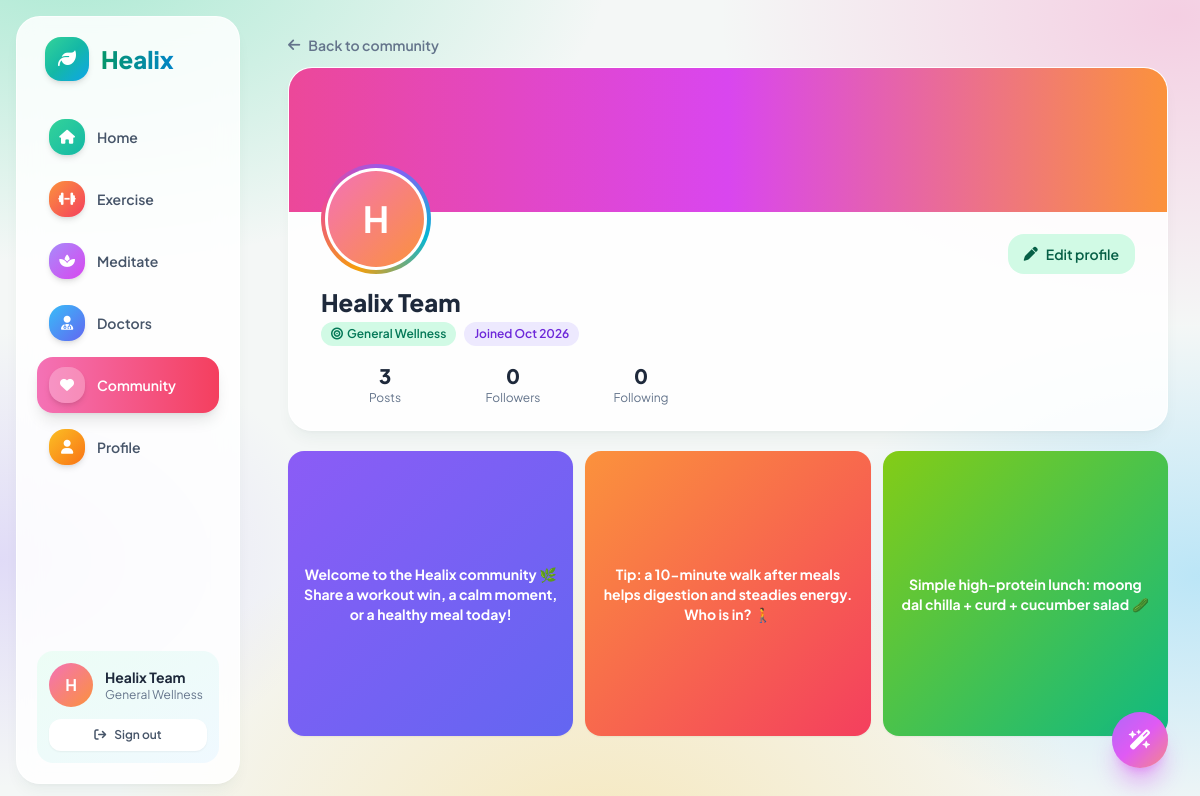
The page /member.php (signed in) on the database its author committed.
### tables this page shows
CREATE TABLE IF NOT EXISTS users (
  id INT UNSIGNED AUTO_INCREMENT PRIMARY KEY,
  name VARCHAR(100) NOT NULL,
  email VARCHAR(150) NOT NULL UNIQUE,
  password_hash VARCHAR(255) NOT NULL,
  height_cm SMALLINT UNSIGNED NULL,
  weight_kg DECIMAL(5,1) NULL,
  target_weight_kg DECIMAL(5,1) NULL,
  age TINYINT UNSIGNED NULL,
  primary_goal VARCHAR(60) NOT NULL DEFAULT 'General Wellness',
  tier_id ENUM('Free','Silver','Gold','Platinum') NOT NULL DEFAULT 'Free',
  gender ENUM('Male','Female','Other') NULL,
  activity_level VARCHAR(20) NOT NULL DEFAULT 'Moderate',
  city VARCHAR(80) NULL,
  bio VARCHAR(200) NULL,
  blood_group VARCHAR(5) NULL,
  medical_notes VARCHAR(300) NULL,
  step_goal INT UNSIGNED NOT NULL DEFAULT 10000,
  water_goal_ml INT UNSIGNED NOT NULL DEFAULT 2500,
  sub_expiry DATE NULL,
  created_at TIMESTAMP NOT NULL DEFAULT CURRENT_TIMESTAMP
);

CREATE TABLE IF NOT EXISTS posts (
  id INT UNSIGNED AUTO_INCREMENT PRIMARY KEY,
  user_id INT UNSIGNED NOT NULL,
  content VARCHAR(600) NOT NULL,
  post_type ENUM('Workout','MentalHealth','Nutrition','Yoga','Progress') NOT NULL DEFAULT 'Workout',
  image_path VARCHAR(255) NULL,
  likes_count INT UNSIGNED NOT NULL DEFAULT 0,
  created_at DATETIME NOT NULL,
  KEY idx_posts_time (created_at),
  CONSTRAINT fk_post_user FOREIGN KEY (user_id) REFERENCES users(id) ON DELETE CASCADE
);

### member.php (the view, shortened to what this page needs)
<?php
$pageTitle = 'Member'; $active = 'explore';
require __DIR__ . '/header.php';
$uid = (int)$user['id']; $pdo = db(); $mid = (int)($_GET['id'] ?? $uid);
$st = $pdo->prepare('SELECT id, name, primary_goal, bio, city, created_at FROM users WHERE id = ?'); $st->execute([$mid]); $m = $st->fetch();
$cnt = function (string $sql) use ($pdo, $mid) { $s = $pdo->prepare($sql); $s->execute([$mid]); return (int)$s->fetchColumn(); };
$nPosts = $cnt('SELECT COUNT(*) FROM posts WHERE user_id = ?'); $nFollowers = $cnt('SELECT COUNT(*) FROM follows WHERE following_id = ?'); $nFollowing = $cnt('SELECT COUNT(*) FROM follows WHERE follower_id = ?');
$st = $pdo->prepare('SELECT 1 FROM follows WHERE follower_id = ? AND following_id = ?'); $st->execute([$uid, $mid]); $isF = (bool)$st->fetchColumn();
$st = $pdo->prepare('SELECT p.id, p.content, p.post_type, p.image_path, p.likes_count, (SELECT COUNT(*) FROM comments c WHERE c.post_id = p.id) AS cm FROM posts p WHERE p.user_id = ? ORDER BY p.created_at DESC LIMIT 36');
$st->execute([$mid]); $grid = $st->fetchAll();
$g = ['Workout' => 'from-orange-400 to-rose-500', 'MentalHealth' => 'from-violet-500 to-indigo-500', 'Nutrition' => 'from-lime-500 to-emerald-500', 'Yoga' => 'from-fuchsia-500 to-purple-600', 'Progress' => 'from-sky-500 to-cyan-400'];
?>
<div class="mx-auto max-w-4xl">
  <a href="explore.php" class="mb-3 inline-flex items-center gap-2 text-sm font-semibold text-slate-500 hover:text-slate-800"><i class="fa-solid fa-arrow-left"></i> Back to community</a>
  <section class="glass overflow-hidden p-0">
    <div class="h-28 bg-gradient-to-r from-pink-500 via-fuchsia-500 to-orange-400 sm:h-36"></div>
    <div class="px-5 pb-6 sm:px-8">
      <div class="-mt-12 flex flex-wrap items-end justify-between gap-3">
        <span class="story-ring rounded-full p-[4px]"><span class="block rounded-full bg-white p-[3px]"><?= avatar($m['name'], (int)$m['id'], 'h-24 w-24', 'text-4xl') ?></span></span>
        <?php if ($mid === $uid): ?><a href="profile.php" class="hx-btn hx-soft"><i class="fa-solid fa-pen"></i> Edit profile</a>
        <?php else: ?><button id="fBtn" class="hx-btn <?= $isF ? 'hx-soft' : 'hx-coral' ?>" onclick="toggleFollow()"><?= $isF ? 'Following' : 'Follow' ?></button><?php endif; ?>
      </div>
      <h1 class="mt-3 text-2xl font-extrabold text-slate-800"><?= e($m['name']) ?></h1>
      <div class="mt-1 flex flex-wrap gap-2 text-xs font-semibold text-slate-500"><span class="rounded-full bg-emerald-100 px-2.5 py-1 text-emerald-700"><i class="fa-solid fa-bullseye mr-1"></i><?= e($m['primary_goal']) ?></span>
        <span class="rounded-full bg-violet-100 px-2.5 py-1 text-violet-700">Joined <?= date('M Y', strtotime($m['created_at'])) ?></span></div>
      <div class="mt-4 grid max-w-sm grid-cols-3 text-center"><div><p class="text-xl font-extrabold text-slate-800"><?= $nPosts ?></p><p class="text-xs text-slate-500">Posts</p></div>
        <div><p id="nFol" class="text-xl font-extrabold text-slate-800"><?= $nFollowers ?></p><p class="text-xs text-slate-500">Followers</p></div><div><p class="text-xl font-extrabold text-slate-800"><?= $nFollowing ?></p><p class="text-xs text-slate-500">Following</p></div></div>
    </div>
  </section>
  <div class="mt-5 grid grid-cols-3 gap-1.5 sm:gap-3">
    <?php foreach ($grid as $p): ?>
      <div class="group relative aspect-square overflow-hidden rounded-2xl shadow-sm">
        <?php if ($p['image_path']): ?><img src="<?= e($p['image_path']) ?>" alt="" class="h-full w-full object-cover" loading="lazy">
        <?php else: ?><div class="grid h-full w-full place-items-center bg-gradient-to-br <?= $g[$p['post_type']] ?? $g['Workout'] ?> p-2 text-center text-[11px] font-bold leading-tight text-white sm:p-4 sm:text-sm"><span class="line-clamp-5"><?= e($p['content']) ?></span></div><?php endif; ?>
      </div>
    <?php endforeach; ?>
  </div>
</div>
<?php include __DIR__ . '/footer.php'; ?>

### header.php (shortened to what this page needs)
<?php
require_once __DIR__ . '/config.php';
$user = require_login();
$active = $active ?? '';
include __DIR__ . '/head.php';
$nav = [
    ['index.php', 'Home', 'fa-house', 'home', 'from-emerald-400 to-teal-500'],
    ['exercise.php', 'Exercise', 'fa-dumbbell', 'exercise', 'from-orange-400 to-rose-500'],
    ['meditation.php', 'Meditate', 'fa-spa', 'meditation', 'from-violet-400 to-fuchsia-500'],
    ['consultation.php', 'Doctors', 'fa-user-doctor', 'consultation', 'from-sky-400 to-indigo-500'],
    ['explore.php', 'Community', 'fa-heart', 'explore', 'from-pink-400 to-rose-500'],
    ['profile.php', 'Profile', 'fa-user', 'profile', 'from-amber-400 to-orange-500'],
];
?>
<body class="font-sans text-slate-700 min-h-screen">
<aside class="hidden lg:flex fixed inset-y-0 left-0 w-64 p-4 z-30">
  <div class="glass flex h-full w-full flex-col p-5">
    <a href="index.php" class="flex items-center gap-3 px-2">
      <span class="tile h-11 w-11 bg-gradient-to-br from-emerald-400 via-teal-500 to-sky-500 text-lg"><i class="fa-solid fa-leaf"></i></span>
      <span class="bg-gradient-to-r from-emerald-600 to-sky-600 bg-clip-text text-2xl font-extrabold text-transparent">Healix</span>
    </a>
    <nav class="mt-7 flex-1 space-y-1.5">
      <?php foreach ($nav as $n): $on = $active === $n[3]; ?>
        <a href="<?= $n[0] ?>" class="flex items-center gap-3 rounded-2xl px-3 py-2.5 text-sm font-semibold transition <?= $on ? 'bg-gradient-to-r ' . $n[4] . ' text-white shadow-lg' : 'text-slate-600 hover:bg-white' ?>">
          <span class="tile h-9 w-9 text-sm <?= $on ? 'bg-white/25' : 'bg-gradient-to-br ' . $n[4] ?>"><i class="fa-solid <?= $n[2] ?>"></i></span><?= $n[1] ?>
        </a>
      <?php endforeach; ?>
    </nav>
    <div class="rounded-2xl bg-gradient-to-br from-emerald-50 to-sky-50 p-3">
      <a href="profile.php" class="flex items-center gap-3"><?= avatar($user['name'], (int)$user['id'], 'h-11 w-11', 'text-base') ?>
        <div class="min-w-0"><p class="truncate text-sm font-bold text-slate-800"><?= e($user['name']) ?></p><p class="truncate text-xs text-slate-500"><?= e($user['primary_goal']) ?></p></div></a>
      <a href="logout.php" class="mt-3 flex items-center justify-center gap-2 rounded-xl bg-white py-2 text-xs font-semibold text-slate-600 shadow-sm hover:bg-rose-50 hover:text-rose-600"><i class="fa-solid fa-arrow-right-from-bracket"></i> Sign out</a>
    </div>
  </div>
</aside>
<div class="lg:pl-64">
<main class="mx-auto max-w-6xl p-4 pb-28 lg:p-8 lg:pb-12 fade-in">

### config.php (shortened to what this page needs)
<?php
function db(): PDO {
    static $pdo = null;
    if ($pdo === null) {
        try {
            $pdo = new PDO('mysql:host=' . DB_HOST . ';dbname=' . DB_NAME . ';charset=utf8mb4', DB_USER, DB_PASS, [
                PDO::ATTR_ERRMODE => PDO::ERRMODE_EXCEPTION,
                PDO::ATTR_DEFAULT_FETCH_MODE => PDO::FETCH_ASSOC,
                PDO::ATTR_EMULATE_PREPARES => false,
            ]);
            $pdo->exec("SET NAMES utf8mb4");
        } catch (PDOException $e) {
            error_log('Healix DB error: ' . $e->getMessage());
            http_response_code(500);
            die('Healix could not connect to the database. Please check config.php.');
        }
    }
    return $pdo;
}
function e($s): string { return htmlspecialchars((string)$s, ENT_QUOTES | ENT_SUBSTITUTE, 'UTF-8'); }
function current_user(): ?array {
    $st = db()->prepare('SELECT * FROM users WHERE id = ?');
    $st->execute([$_SESSION['uid']]);
    $u = $st->fetch();
    return $u;
}
function require_login(): array {
    $u = current_user();
    return $u;
}
function avatar(string $name, int $id, string $size = 'h-10 w-10', string $text = 'text-sm'): string {
    $g = AV_GRADS[$id % count(AV_GRADS)];
    return '<span class="grid shrink-0 place-items-center rounded-full font-bold text-white ' . $size . ' ' . $text . '" style="background:linear-gradient(135deg,' . $g . ')">' . e(mb_strtoupper(mb_substr($name, 0, 1))) . '</span>';
}

### head.php (style rules this page uses)
body { background: radial-gradient(900px 520px at 6% -6%, rgba(52,211,153,.38), transparent 60%), radial-gradient(760px 520px at 98% 2%, rgba(244,114,182,.30), transparent 60%), radial-gradient(820px 620px at 50% 108%, rgba(251,191,36,.28), transparent 60%), radial-gradient(640px 420px at 100% 72%, rgba(56,189,248,.30), transparent 60%), radial-gradient(560px 380px at 0% 70%, rgba(167,139,250,.26), transparent 60%), #F4F7F6; background-attachment: fixed; }
a, a:hover { color: inherit; text-decoration: none; }
.fade-in { animation: fadeUp .4s ease both; }
.story-ring { background: conic-gradient(from 200deg, #f59e0b, #ec4899, #8b5cf6, #06b6d4, #f59e0b); }

### rows shown on the page
users: name "H H", name "Healix Team", primary_goal "General Wellness", created_at "Oct 2026"
posts: content "Welcome to the Healix community 🌿 Share a workout win, a calm moment, or a healthy meal today!"
posts: content "Tip: a 10-minute walk after meals helps digestion and steadies energy. Who is in? 🚶"
posts: content "Simple high-protein lunch: moong dal chilla + curd + cucumber salad 🥒"

### other values the page prints
$n[1] "Home"
$n[1] "Exercise"
$n[1] "Meditate"
$n[1] "Doctors"
$n[1] "Community"
$n[1] "Profile"
$nPosts "3"
$nFollowers "0"
$nFollowing "0"
